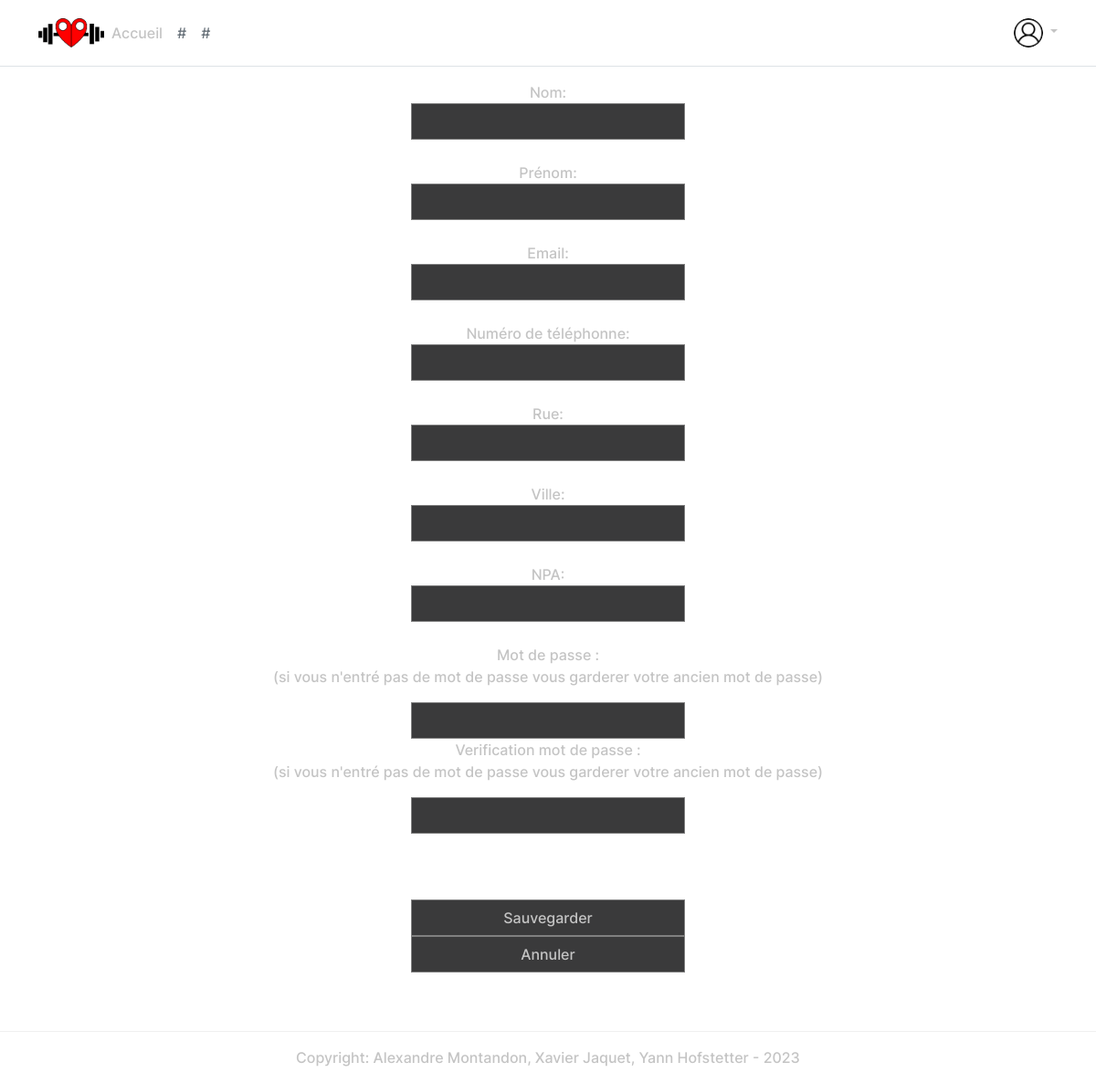
The app's page /index.php?page=profile, older data.
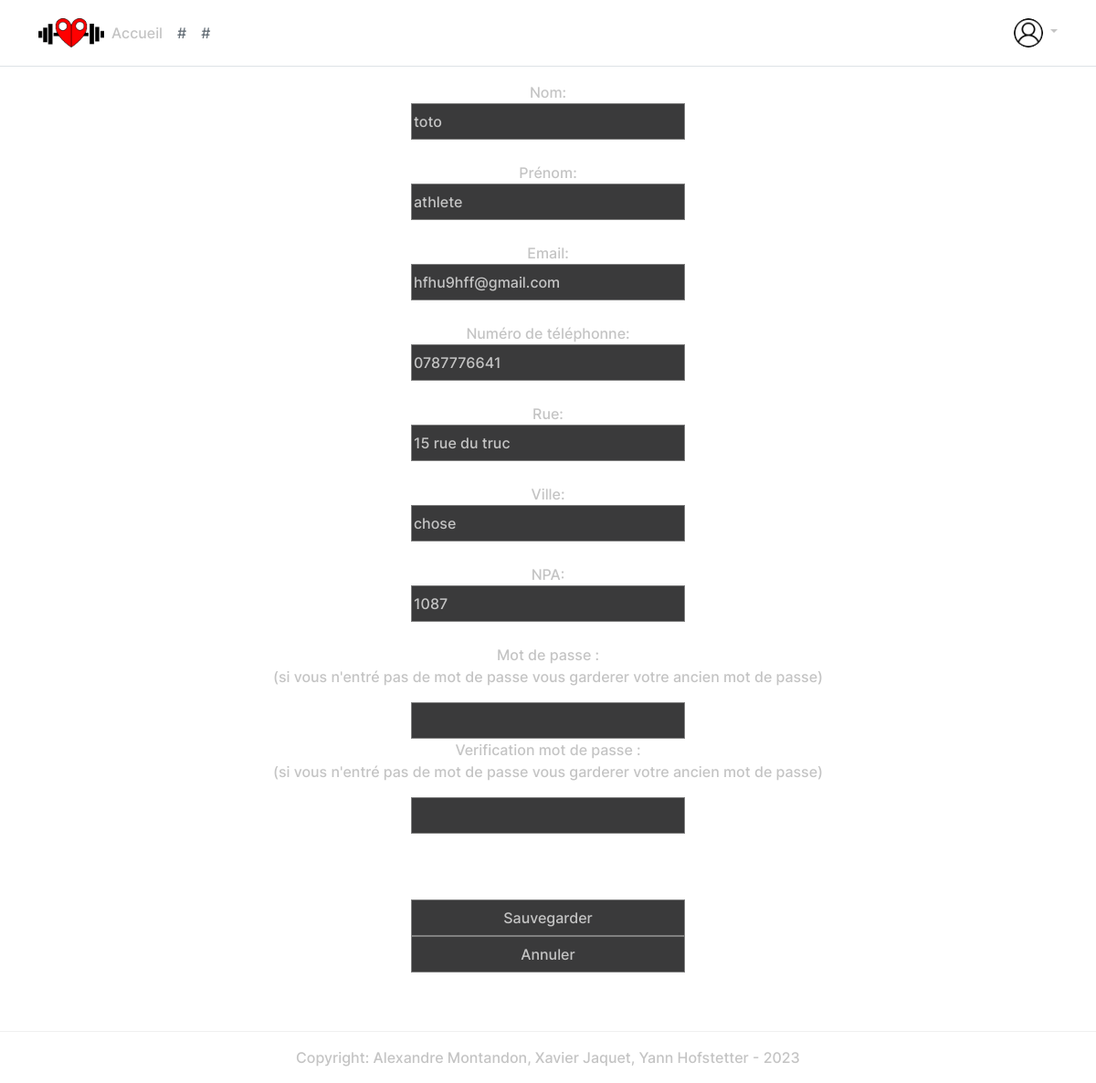
The same page, newer data.
### tables this page shows
create table if not exists t_athlete (
     idAthlete INT(11) not null AUTO_INCREMENT,
     athName varchar(50) not null,
     athSurname varchar(50) not null,
     athEmail varchar(254) not null,
     athPassword varchar(150) not null,
     athPhone varchar(10) not null,
     athStreet varchar(100) not null,
     athTown varchar(100) not null,
     athNPA int(6) not null,
     athIsAdministrator tinyint(1) not null DEFAULT 0,
     athIsAthlete tinyint(1) not null DEFAULT 1,
     PRIMARY KEY (idAthlete)
);

### src/php/model/modelDB.php (called while the page is built, shortened)
<?php
class Database
{
    private $connector;
    private static $instance = null;
    private function __construct()
    {
        try
        {
            $this->connector = new PDO(PAVE, USER, $this->getPassword());
        }
        catch (PDOException $e)
        {
            die('Erreur : ' . $e->getMessage());
        }
    }
    public static function getInstance()
    {
        if(is_null(self::$instance))
        {
            self::$instance = new Database();
        }
        return self::$instance;
    }
    private function getPassword()
    {
        $readJSONFile = file_get_contents(__DIR__.'/../../json/secret.json');
        $array = json_decode($readJSONFile, TRUE);
        return $array["password"];
    }
    private function queryPrepareExecute($query, $binds)
    {
        try
        {
            $req = $this->connector->prepare($query);
            foreach($binds as $tableKey=>$recipe)
            {
                $req->bindValue(":$tableKey", $recipe['value'], $recipe['type']);
            }
            $req->execute();
            return $req;
        }
        catch (PDOException $e)
        {
            die('Erreur : ' . $e->getMessage());
        }
    }
    private function formatData($req)
    {
        return $req->fetchAll(PDO::FETCH_ASSOC);
    }
    public function getOneAthlete($email)
    {
        $query = "SELECT idAthlete, athName, athSurname, athEmail, athPassword, athPhone, athStreet, athTown, athNPA FROM t_athlete WHERE athEmail = :athEmail";
        $binds['athEmail']=['value'=>$email,'type'=>PDO::PARAM_STR];
        $prepareTemp = $this->queryPrepareExecute($query,$binds);
        $prepareTabTemp = $this->formatData($prepareTemp);
        return $prepareTabTemp[0];
    }
}
?>

### src/php/view/profile.php (the view, shortened to what this page needs)
<?php
    if (isset($_SESSION["isAthlete"]))
    {
        $user = Database::getInstance() -> getOneAthlete($_SESSION["email"]);
        ?>
            <body class="text-center">
                <form method="post" action="src/php/controller/verifProfile.php">
                    <div><label for="email">Nom: </label><br>
                    <input id="name" type="text" required class="addRecipes" name="name" value="<?php echo $user["athName"]?>"></div><br>
                    <div><label for="email">Prénom: </label><br>
                    <input id="surname" type="text" required class="addRecipes" name="surname" value="<?php echo $user["athSurname"]?>"></div><br>
                    <div><label for="email">Email: </label><br>
                    <input id="email" type="text" required class="addRecipes" name="email" value="<?php echo $user["athEmail"]?>"></div><br>
                    <div><label for="email">Numéro de téléphonne: </label><br>
                    <input id="phone" type="text" required class="addRecipes" name="phone" value="<?php echo $user["athPhone"]?>"></div><br>
                    <div><label for="email">Rue: </label><br>
                    <input id="street" type="text" required class="addRecipes" name="street" value="<?php echo $user["athStreet"]?>"></div><br>
                    <div><label for="email">Ville: </label><br>
                    <input id="town" type="text" required class="addRecipes" name="town" value="<?php echo $user["athTown"]?>"></div><br>
                    <div><label for="email">NPA: </label><br>
                    <input id="NPA" type="text" required class="addRecipes" name="NPA" value="<?php echo $user["athNPA"]?>"></div><br>
                    <div><label for="usePassword">Mot de passe :
                    <br>
                    <p class = "textInfo">(si vous n'entré pas de mot de passe vous garderer votre ancien mot de passe)</p> </label><br>
                    <input id="password" type="password" class="addRecipes" name="password"></div>
                    <div><label for="password">Verification mot de passe :
                    <br>
                    <p class = "textInfo">(si vous n'entré pas de mot de passe vous garderer votre ancien mot de passe)</p> </label><br>
                    <input id="verifPassword" type="password" class="addRecipes" name="verifPassword" ></div><br>
                    <br><br>
                    <input type="submit" name="btnSave" value="Sauvegarder">
                </form>
                <form method="post" action="./index.php">
                    <input type="submit" name="btnCancel" value="Annuler">
                </form>
            </body>
        <?php
    }
    else
    {
    }
?>

### index.php (shortened to what this page needs)
<!DOCTYPE html>
<html lang="fr">
    <head>
        <link rel="stylesheet" href="https://cdn.jsdelivr.net/npm/bootstrap@5.2.3/dist/css/bootstrap.min.css">
        <link href="../../resources/css/style.css" rel="stylesheet" type="text/css">
    </head>
    <?php
    require "src/php/model/modelDB.php";
    include("src/php/view/navBar.php");
            ?>
            <?php
    switch($_GET["page"])
    {
        case "profile":
            $pageChose = "profile";
            break;
    }
    include("src/php/view/".$pageChose.".php");
    ?>
</html>

### src/php/view/navBar.php (shortened to what this page needs)
<!DOCTYPE html>
<html lang="fr">
    <header class="p-3 mb-3 border-bottom">
        <div class="container">
        <div class="d-flex flex-wrap align-items-center justify-content-center justify-content-lg-start">
            <a class="d-flex align-items-center mb-2 mb-lg-0 text-dark text-decoration-none" href="./index.php">
                <img src="resources/images/Logo-AXY.png" width="72" height="32" alt="logo du site">
            </a>
            <ul class="nav col-12 col-lg-auto me-lg-auto mb-2 justify-content-center mb-md-0">
            <li><a href="./index.php" class="nav-link px-2 link-dark">Accueil</a></li>
            <li><a href="#" class="nav-link px-2 link-secondary">#</a></li>
            <li><a href="#" class="nav-link px-2 link-secondary">#</a></li>
            </ul>
            <div class="dropdown text-end">
            <a href="#" class="d-block link-dark text-decoration-none dropdown-toggle" data-bs-toggle="dropdown" aria-expanded="false">
                <img src="resources/images/login_logo.png" alt="login_logo" width="32" height="32" class="rounded-circle">
            </a>
            </div>
        </div>
        </div>
    </header>
</html>

### resources/css/style.css (style rules this page uses)
body { color: #c4c4c4; font-family: InterMedium; }
input { border: 0.01px solid grey; color: #c4c4c4; background-color: #3a3a3b; height: 40px; width: 25%; font-family: InterMedium; }
label, h3, h2, h1, p, a { color: #c4c4c4; font-family: InterMedium; }
.link-dark { color: #c4c4c4!important; font-family: InterMedium; }
a { -webkit-transition: .3s all ease; -o-transition: .3s all ease; transition: .3s all ease; font-size: 100%; }

Row changes from the older to the newer data that the page shows:
added t_athlete: name "toto", surname "athlete", email "hfhu9hff@gmail.com", phone "0787776641", street "15 rue du truc", town "chose", NPA "1087"
